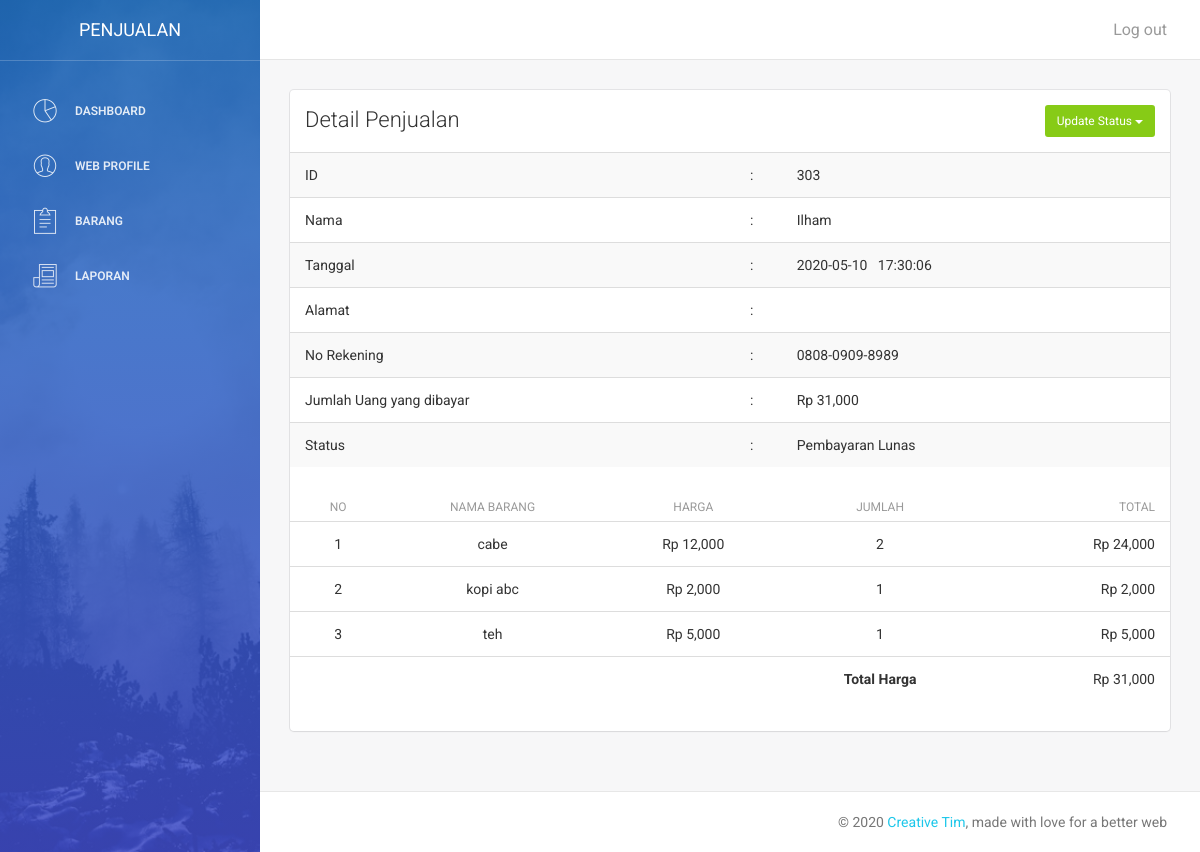
The page /admin/laporan/detail.php?id=303 (signed in) on the database its author committed.
### tables this page shows
CREATE TABLE `penjualan` (
  `id_penjualan` int(11) NOT NULL,
  `email` varchar(256) NOT NULL,
  `tanggal_jual` varchar(128) NOT NULL,
  `jam` varchar(128) NOT NULL,
  `status` tinyint(1) NOT NULL
);

CREATE TABLE `user` (
  `id_user` int(11) NOT NULL,
  `email` varchar(256) NOT NULL,
  `nama` varchar(50) NOT NULL,
  `password` varchar(256) NOT NULL
);

CREATE TABLE `konfirmasi` (
  `id_konfimasi` int(11) NOT NULL,
  `id_penjualan` int(12) NOT NULL,
  `nama` varchar(256) NOT NULL,
  `rekening` varchar(50) NOT NULL,
  `jumlah_uang` varchar(50) NOT NULL
);

CREATE TABLE `detail_penjualan` (
  `id_penjualan` int(11) NOT NULL,
  `id_barang` int(11) NOT NULL,
  `jumlah` int(11) NOT NULL,
  `harga` int(11) NOT NULL
);

CREATE TABLE `barang` (
  `id_barang` int(11) NOT NULL,
  `kode_barang` varchar(128) NOT NULL,
  `nama_barang` varchar(256) NOT NULL,
  `harga` int(11) NOT NULL,
  `stok` int(11) NOT NULL,
  `gambar` varchar(128) NOT NULL,
  `aktif` tinyint(1) NOT NULL DEFAULT 1
);

### function/helper.php (called while the page is built, shortened)
<?php
	function checkStatus($status)
	{
		if($status == '1'){
			return 'Menunggu Pembayaran';
		}else if($status == '2'){
			return 'Pembayaran sedang di validasi';
		}else if($status == '3'){
			return 'Pembayaran Lunas';
		}else{
			return 'Pembayaran ditolak';
		}
	}

### admin/laporan/detail.php (the view, shortened to what this page needs)
 <?php
    require_once "../templates/header.php";
    require_once "../templates/sidebar.php";
    require_once "../templates/topbar.php";
    require_once "../../function/helper.php";
    $id_penjualan = $_GET['id'];
    $query_penjualan = mysqli_query($koneksi, "SELECT * FROM penjualan WHERE id_penjualan = '$id_penjualan'");
		$row_penjualan = mysqli_fetch_assoc($query_penjualan);
		$query_user = mysqli_query($koneksi, "SELECT * FROM user WHERE email = '$row_penjualan[email]'");
		$row_user = mysqli_fetch_assoc($query_user);
		$sql_detail = "SELECT detail_penjualan.*, barang.nama_barang, penjualan.tanggal_jual, penjualan.jam FROM detail_penjualan JOIN barang ON detail_penjualan.id_barang = barang.id_barang JOIN penjualan ON detail_penjualan.id_penjualan = penjualan.id_penjualan WHERE detail_penjualan.id_penjualan = $id_penjualan ORDER BY id_penjualan";
		$query_detail = mysqli_query($koneksi, $sql_detail);
		$query_konfirmasi = mysqli_query($koneksi, "SELECT * FROM konfirmasi WHERE id_penjualan = $id_penjualan");
		$row_konfirmasi = mysqli_fetch_assoc($query_konfirmasi);
  ?>
 <div class="content">
    <div class="container-fluid">
        <div class="row">
            <div class="col-md-12">
                <div class="card">
                    <div class="header">
                        <div class="row">
                          <div class="col-md-6">
                            <h4 class="title">Detail Penjualan</h4>
                          </div>
                          <div class="col-md-6 text-right">
                          	<div class="btn-group">
                              <button type="button" class="btn btn-success btn-sm btn-fill dropdown-toggle" data-toggle="dropdown" aria-haspopup="true" aria-expanded="false">
                                Update Status <span class="caret"></span>
                              </button>
	                           </div>
                          </div>
                        </div>
                    </div>
                    <div class="content table-responsive table-full-width">
					             <table class="table table-hover table-striped">
								      		<tr>
								      			<td>ID</td>
								      			<td>:</td>
								      			<td id="id_pembelian"><?= $row_penjualan['id_penjualan']; ?></td>
								      		</tr>
								      		<tr>
								      			<td>Nama</td>
								      			<td>:</td>
								      			<td id="nama_pembeli"><?= $row_user['nama']; ?></td>
								      		</tr>
								      		<tr>
								      			<td>Tanggal</td>
								      			<td>:</td>
								      			<td id="tanggal_pembelian"><?= $row_penjualan['tanggal_jual']; ?> &nbsp; <?= $row_penjualan['jam']; ?></td>
								      		</tr>
								      		<tr>
								      			<td>Alamat</td>
								      			<td>:</td>
								      			<td id="alamat"><?= $row_konfirmasi['alamat']; ?></td>
								      		</tr>
								      		<tr>
								      			<td>No Rekening</td>
								      			<td>:</td>
								      			<td id="rekening"><?= $row_konfirmasi['rekening']; ?></td>
								      		</tr>
								      		<tr>
								      			<td>Jumlah Uang yang dibayar</td>
								      			<td>:</td>
								      			<td id="jumlah_uang"><?= 'Rp '.number_format($row_konfirmasi['jumlah_uang']); ?></td>
								      		</tr>
								      		<tr>
								      			<td>Status</td>
								      			<td>:</td>
								      			<td><?= checkStatus($row_penjualan['status']); ?></td>
								      		</tr>
							      		</table>
							      	<table class="table" id="barang-pembelian">
							      		<thead>
								      		<tr>
								      			<th class="text-center">No</th>
								      			<th class="text-center">Nama Barang</th>
								      			<th class="text-center">Harga</th>
								      			<th class="text-center">Jumlah</th>
								      			<th class="text-right">Total</th>
								      		</tr>
							      		</thead>
							      		<tbody>
							      			<?php
														$totalHarga = 0;
							      				$no = 1;
							      				while($rowDetail = mysqli_fetch_assoc($query_detail)) :
														$harga = $rowDetail['harga'] * $rowDetail['jumlah'];
														$totalHarga = $totalHarga + $harga;
							      			?>
							      				<tr>
							      					<td class="text-center"><?= $no; ?></td>
									      			<td id="detail_nama_barang" class="text-center"><?= $rowDetail["nama_barang"]; ?></td>
									      			<td id="detail-harga" class="text-center"><?= 'Rp '.number_format($rowDetail["harga"]); ?></td>
									      			<td id="detail-jumlah" class="text-center"><?= $rowDetail["jumlah"];?></td>
									      			<td id="detail-harga-barang" class="text-right"><?= 'Rp '.number_format($harga); ?></td>
							      				</tr>
							      			<?php
							      				$no++;
							      				endwhile;
							      			?>
							      				<tr>
													<td></td>
													<td></td>
													<td></td>
													<th id="detail-total-harga" class="text-center">Total Harga</th>
													<td align="right"><?= 'Rp '.number_format($totalHarga); ?></td>
											  </tr>
							      		</tbody>
					             </table>
                </div>
            </div>
        </div>
    </div>
 </div>
</div>
 <?php require_once "../templates/footer.php"; ?>

### rows shown on the page
penjualan: id_penjualan "303", tanggal_jual "2020-05-10", jam "17:30:06", status "Pembayaran Lunas"
user: nama "Ilham"
konfirmasi: rekening "0808-0909-8989", jumlah_uang "31,000"
detail_penjualan: id_barang.nama_barang "cabe", harga "12,000", jumlah "2", harga "24,000"
detail_penjualan: id_barang.nama_barang "kopi abc", harga "2,000", jumlah "1"
detail_penjualan: id_barang.nama_barang "teh", harga "5,000", jumlah "1"

### other values the page prints
$totalHarga "31,000"
